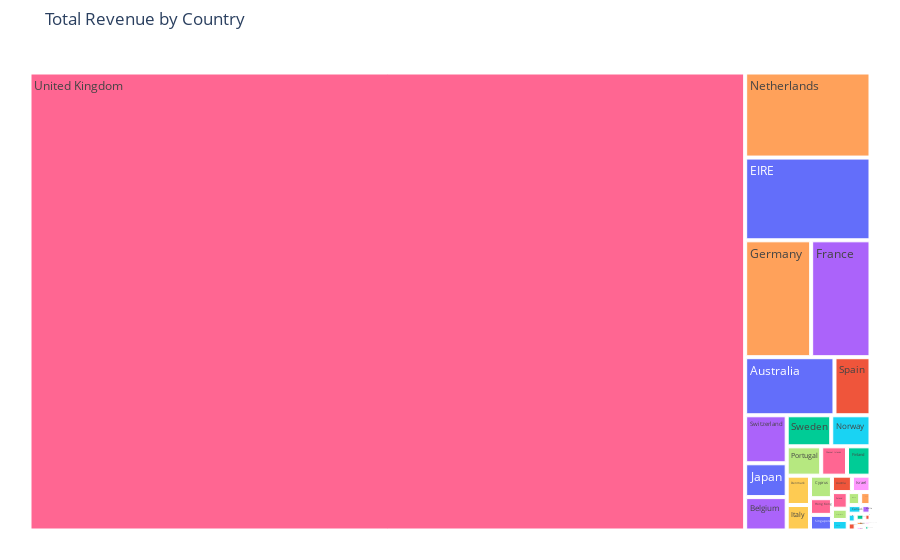

Notebook code for this chart:
### Code cell
fig = px.treemap(country_summary, 
                 path=["Country"], 
                 values="total_revenue",
                 title="Total Revenue by Country",
                 color="Country")

fig.update_layout(margin=dict(t=50, l=25, r=25, b=25))

fig.show()

### Figure 1 — Plotly figure (JSON) as saved in the notebook; plotly's stock layout.template omitted (floating-point values rounded to 4 significant figures)
{"data": [{"branchvalues": "total", "customdata": [["Australia"], ["Austria"], ["Bahrain"], ["Belgium"], ["Brazil"], ["Canada"], ["Channel Islands"], ["Cyprus"], ["Czech Republic"], ["Denmark"], ["EIRE"], ["European Community"], ["Finland"], ["France"], ["Germany"], ["Greece"], ["Hong Kong"], ["Iceland"], ["Israel"], ["Italy"], ["Japan"], ["Lebanon"], ["Lithuania"], ["Malta"], ["Netherlands"], ["Norway"], ["Poland"], ["Portugal"], ["RSA"], ["Saudi Arabia"], ["Singapore"], ["Spain"], ["Sweden"], ["Switzerland"], ["USA"], ["United Arab Emirates"], ["United Kingdom"], ["Unspecified"]], "domain": {"x": [0, 1], "y": [0, 1]}, "hovertemplate": "labels=%{label}<br>total_revenue=%{value}<br>parent=%{parent}<br>id=%{id}<br>Country=%{customdata[0]}<extra></extra>", "ids": ["Australia", "Austria", "Bahrain", "Belgium", "Brazil", "Canada", "Channel Islands", "Cyprus", "Czech Republic", "Denmark", "EIRE", "European Community", "Finland", "France", "Germany", "Greece", "Hong Kong", "Iceland", "Israel", "Italy", "Japan", "Lebanon", "Lithuania", "Malta", "Netherlands", "Norway", "Poland", "Portugal", "RSA", "Saudi Arabia", "Singapore", "Spain", "Sweden", "Switzerland", "USA", "United Arab Emirates", "United Kingdom", "Unspecified"], "labels": ["Australia", "Austria", "Bahrain", "Belgium", "Brazil", "Canada", "Channel Islands", "Cyprus", "Czech Republic", "Denmark", "EIRE", "European Community", "Finland", "France", "Germany", "Greece", "Hong Kong", "Iceland", "Israel", "Italy", "Japan", "Lebanon", "Lithuania", "Malta", "Netherlands", "Norway", "Poland", "Portugal", "RSA", "Saudi Arabia", "Singapore", "Spain", "Sweden", "Switzerland", "USA", "United Arab Emirates", "United Kingdom", "Unspecified"], "marker": {"colors": ["#636efa", "#EF553B", "#00cc96", "#ab63fa", "#FFA15A", "#19d3f3", "#FF6692", "#B6E880", "#FF97FF", "#FECB52", "#636efa", "#EF553B", "#00cc96", "#ab63fa", "#FFA15A", "#19d3f3", "#FF6692", "#B6E880", "#FF97FF", "#FECB52", "#636efa", "#EF553B", "#00cc96", "#ab63fa", "#FFA15A", "#19d3f3", "#FF6692", "#B6E880", "#FF97FF", "#FECB52", "#636efa", "#EF553B", "#00cc96", "#ab63fa", "#FFA15A", "#19d3f3", "#FF6692", "#B6E880"]}, "name": "", "parents": ["", "", "", "", "", "", "", "", "", "", "", "", "", "", "", "", "", "", "", "", "", "", "", "", "", "", "", "", "", "", "", "", "", "", "", "", "", ""], "type": "treemap", "values": [138100.0, 8743.0, 754.1, 36930.0, 1144.0, 3115.0, 20150.0, 13170.0, 786.7, 18210.0, 276100.0, 1159.0, 18340.0, 184700.0, 205400.0, 4426.0, 9744.0, 4310.0, 8129.0, 15820.0, 37420.0, 1694.0, 1661.0, 2071.0, 283900.0, 32450.0, 6975.0, 26950.0, 1002.0, 145.9, 9120.0, 55710.0, 36830.0, 53070.0, 3580.0, 1865.0, 8727000.0, 4741.0]}], "layout": {"legend": {"tracegroupgap": 0}, "margin": {"b": 25, "l": 25, "r": 25, "t": 50}, "title": {"text": "Total Revenue by Country"}}}
